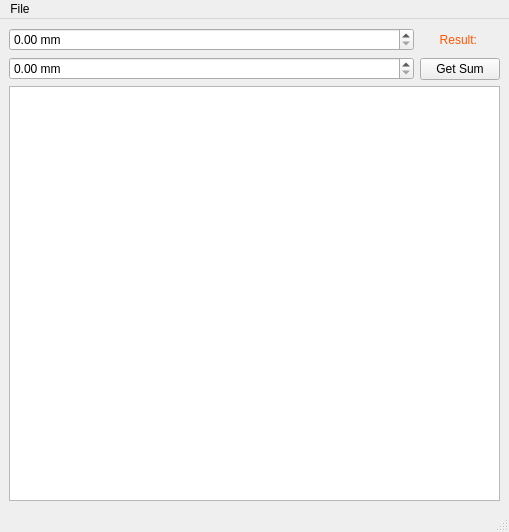
<?xml version="1.0" encoding="UTF-8"?>
<ui version="4.0">
 <class>MainWindow</class>
 <widget class="QMainWindow" name="MainWindow">
  <property name="geometry">
   <rect>
    <x>0</x>
    <y>0</y>
    <width>509</width>
    <height>532</height>
   </rect>
  </property>
  <property name="windowTitle">
   <string>MainWindow</string>
  </property>
  <widget class="QWidget" name="centralwidget">
   <layout class="QGridLayout" name="gridLayout_4">
    <item row="0" column="0">
     <layout class="QGridLayout" name="gridLayout_3">
      <item row="0" column="1">
       <layout class="QGridLayout" name="gridLayout">
        <item row="1" column="0">
         <widget class="QPushButton" name="pb_test">
          <property name="sizePolicy">
           <sizepolicy hsizetype="Fixed" vsizetype="Fixed">
            <horstretch>0</horstretch>
            <verstretch>0</verstretch>
           </sizepolicy>
          </property>
          <property name="text">
           <string>Get Sum</string>
          </property>
         </widget>
        </item>
        <item row="0" column="0">
         <widget class="QLabel" name="label_result">
          <property name="styleSheet">
           <string notr="true">font: 10pt &quot;MS Shell Dlg 2&quot;;
color: rgb(255, 85, 0);</string>
          </property>
          <property name="text">
           <string>Result: </string>
          </property>
          <property name="alignment">
           <set>Qt::AlignCenter</set>
          </property>
         </widget>
        </item>
       </layout>
      </item>
      <item row="0" column="0">
       <layout class="QGridLayout" name="gridLayout_2">
        <item row="0" column="0">
         <widget class="QDoubleSpinBox" name="dsb_input1">
          <property name="suffix">
           <string> mm</string>
          </property>
          <property name="maximum">
           <double>100.000000000000000</double>
          </property>
         </widget>
        </item>
        <item row="1" column="0">
         <widget class="QDoubleSpinBox" name="dsb_input2">
          <property name="suffix">
           <string> mm</string>
          </property>
          <property name="maximum">
           <double>100.000000000000000</double>
          </property>
         </widget>
        </item>
       </layout>
      </item>
     </layout>
    </item>
    <item row="1" column="0">
     <widget class="ImageView" name="image_viewer"/>
    </item>
   </layout>
  </widget>
  <widget class="QMenuBar" name="menubar">
   <property name="geometry">
    <rect>
     <x>0</x>
     <y>0</y>
     <width>509</width>
     <height>26</height>
    </rect>
   </property>
   <widget class="QMenu" name="menuFile">
    <property name="title">
     <string>File</string>
    </property>
    <addaction name="actionLoad_Image"/>
   </widget>
   <addaction name="menuFile"/>
  </widget>
  <widget class="QStatusBar" name="statusbar"/>
  <action name="actionLoad_Image">
   <property name="text">
    <string>Load Image</string>
   </property>
  </action>
 </widget>
 <customwidgets>
  <customwidget>
   <class>ImageView</class>
   <extends>QGraphicsView</extends>
   <header>pyqtgraph</header>
  </customwidget>
 </customwidgets>
 <resources/>
 <connections/>
</ui>
